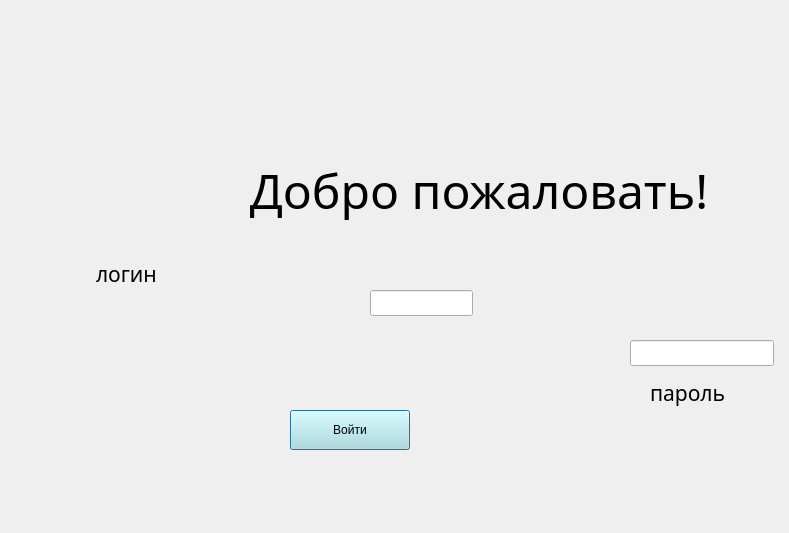
<?xml version="1.0" encoding="UTF-8"?>
<ui version="4.0">
 <class>welcome</class>
 <widget class="QDialog" name="welcome">
  <property name="geometry">
   <rect>
    <x>0</x>
    <y>0</y>
    <width>789</width>
    <height>533</height>
   </rect>
  </property>
  <property name="windowTitle">
   <string>Dialog</string>
  </property>
  <widget class="QWidget" name="layoutWidget">
   <property name="geometry">
    <rect>
     <x>270</x>
     <y>80</y>
     <width>326</width>
     <height>28</height>
    </rect>
   </property>
   <layout class="QHBoxLayout" name="horizontalLayout_3" stretch="1,7">
    <property name="leftMargin">
     <number>6</number>
    </property>
    <property name="rightMargin">
     <number>0</number>
    </property>
    <item>
     <spacer name="horizontalSpacer_4">
      <property name="orientation">
       <enum>Qt::Horizontal</enum>
      </property>
      <property name="sizeHint" stdset="0">
       <size>
        <width>40</width>
        <height>20</height>
       </size>
      </property>
     </spacer>
    </item>
    <item>
     <spacer name="horizontalSpacer_3">
      <property name="orientation">
       <enum>Qt::Horizontal</enum>
      </property>
      <property name="sizeHint" stdset="0">
       <size>
        <width>40</width>
        <height>20</height>
       </size>
      </property>
     </spacer>
    </item>
   </layout>
  </widget>
  <widget class="QWidget" name="layoutWidget_2">
   <property name="geometry">
    <rect>
     <x>30</x>
     <y>210</y>
     <width>214</width>
     <height>42</height>
    </rect>
   </property>
   <layout class="QHBoxLayout" name="horizontalLayout_5"/>
  </widget>
  <widget class="QWidget" name="layoutWidget_3">
   <property name="geometry">
    <rect>
     <x>90</x>
     <y>260</y>
     <width>327</width>
     <height>28</height>
    </rect>
   </property>
   <layout class="QHBoxLayout" name="horizontalLayout_2" stretch="0,1">
    <property name="leftMargin">
     <number>6</number>
    </property>
    <property name="rightMargin">
     <number>0</number>
    </property>
    <item>
     <widget class="QLabel" name="label_2">
      <property name="font">
       <font>
        <family>Sawasdee</family>
        <pointsize>16</pointsize>
       </font>
      </property>
      <property name="text">
       <string>логин  </string>
      </property>
     </widget>
    </item>
    <item>
     <spacer name="horizontalSpacer_5">
      <property name="orientation">
       <enum>Qt::Horizontal</enum>
      </property>
      <property name="sizeHint" stdset="0">
       <size>
        <width>40</width>
        <height>20</height>
       </size>
      </property>
     </spacer>
    </item>
   </layout>
  </widget>
  <widget class="QLabel" name="label">
   <property name="geometry">
    <rect>
     <x>190</x>
     <y>140</y>
     <width>578</width>
     <height>100</height>
    </rect>
   </property>
   <property name="minimumSize">
    <size>
     <width>97</width>
     <height>79</height>
    </size>
   </property>
   <property name="font">
    <font>
     <family>Sawasdee</family>
     <pointsize>36</pointsize>
     <italic>false</italic>
    </font>
   </property>
   <property name="text">
    <string>Добро пожаловать!</string>
   </property>
   <property name="alignment">
    <set>Qt::AlignCenter</set>
   </property>
  </widget>
  <widget class="QLabel" name="error">
   <property name="geometry">
    <rect>
     <x>149</x>
     <y>582</y>
     <width>578</width>
     <height>100</height>
    </rect>
   </property>
   <property name="frameShadow">
    <enum>QFrame::Plain</enum>
   </property>
   <property name="text">
    <string/>
   </property>
  </widget>
  <widget class="QLineEdit" name="login">
   <property name="geometry">
    <rect>
     <x>370</x>
     <y>290</y>
     <width>103</width>
     <height>26</height>
    </rect>
   </property>
   <property name="sizePolicy">
    <sizepolicy hsizetype="Expanding" vsizetype="Fixed">
     <horstretch>0</horstretch>
     <verstretch>0</verstretch>
    </sizepolicy>
   </property>
   <property name="maximumSize">
    <size>
     <width>300</width>
     <height>50</height>
    </size>
   </property>
   <property name="alignment">
    <set>Qt::AlignLeading|Qt::AlignLeft|Qt::AlignVCenter</set>
   </property>
  </widget>
  <widget class="QPushButton" name="pushButton">
   <property name="enabled">
    <bool>true</bool>
   </property>
   <property name="geometry">
    <rect>
     <x>290</x>
     <y>410</y>
     <width>120</width>
     <height>40</height>
    </rect>
   </property>
   <property name="sizePolicy">
    <sizepolicy hsizetype="Minimum" vsizetype="Minimum">
     <horstretch>0</horstretch>
     <verstretch>0</verstretch>
    </sizepolicy>
   </property>
   <property name="minimumSize">
    <size>
     <width>120</width>
     <height>40</height>
    </size>
   </property>
   <property name="maximumSize">
    <size>
     <width>120</width>
     <height>40</height>
    </size>
   </property>
   <property name="palette">
    <palette>
     <active>
      <colorrole role="Button">
       <brush brushstyle="SolidPattern">
        <color alpha="255">
         <red>181</red>
         <green>227</green>
         <blue>224</blue>
        </color>
       </brush>
      </colorrole>
     </active>
     <inactive>
      <colorrole role="Button">
       <brush brushstyle="SolidPattern">
        <color alpha="255">
         <red>181</red>
         <green>227</green>
         <blue>224</blue>
        </color>
       </brush>
      </colorrole>
     </inactive>
     <disabled>
      <colorrole role="Button">
       <brush brushstyle="SolidPattern">
        <color alpha="255">
         <red>181</red>
         <green>227</green>
         <blue>224</blue>
        </color>
       </brush>
      </colorrole>
     </disabled>
    </palette>
   </property>
   <property name="text">
    <string>Войти</string>
   </property>
  </widget>
  <widget class="QLabel" name="label_3">
   <property name="geometry">
    <rect>
     <x>650</x>
     <y>380</y>
     <width>79</width>
     <height>26</height>
    </rect>
   </property>
   <property name="font">
    <font>
     <family>Sawasdee</family>
     <pointsize>16</pointsize>
    </font>
   </property>
   <property name="text">
    <string>пароль</string>
   </property>
  </widget>
  <widget class="QLineEdit" name="pass">
   <property name="geometry">
    <rect>
     <x>630</x>
     <y>340</y>
     <width>144</width>
     <height>26</height>
    </rect>
   </property>
   <property name="sizePolicy">
    <sizepolicy hsizetype="Expanding" vsizetype="Fixed">
     <horstretch>0</horstretch>
     <verstretch>0</verstretch>
    </sizepolicy>
   </property>
   <property name="maximumSize">
    <size>
     <width>300</width>
     <height>50</height>
    </size>
   </property>
   <property name="echoMode">
    <enum>QLineEdit::Password</enum>
   </property>
  </widget>
 </widget>
 <resources/>
 <connections/>
</ui>
